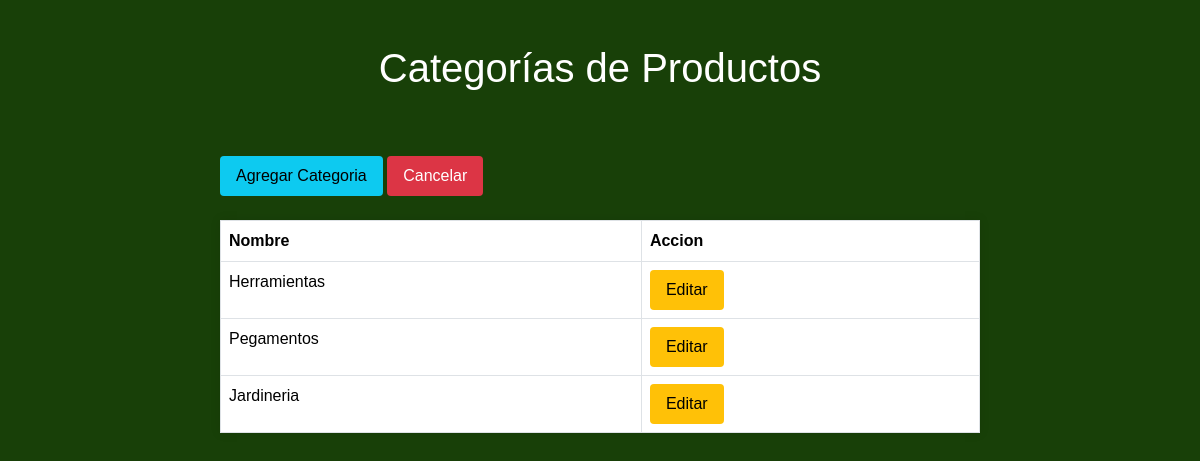
The app's page /administrador/productosCategorias/ (signed in) with its own data.
### productos/models.py (models this page shows, shortened)
class CategoriaProd(models.Model):
    nombre = models.CharField(max_length=50)
    slug = models.SlugField(unique=True, blank=True)  # SlugField permite valores en blanco
    created = models.DateTimeField(auto_now_add=True)
    updated = models.DateTimeField(auto_now_add=True)
    class Meta:
        verbose_name='categoria'
        verbose_name_plural='categorias'

### administrador/permissions.py (the view)
        def _wrapped_view(request, *args, **kwargs):
            if request.user.has_perm(permission):
                return view_func(request, *args, **kwargs)
            else:
                return HttpResponseRedirect(reverse(redirect_url))

### administrador/permissions.py (called while the page is built)
def custom_permission_required(permission, redirect_url, raise_exception=False):
    def decorator(view_func):
        def _wrapped_view(request, *args, **kwargs):
            if request.user.has_perm(permission):
                return view_func(request, *args, **kwargs)
            else:
                return HttpResponseRedirect(reverse(redirect_url))
        return _wrapped_view
    return decorator

### administrador/views.py (called while the page is built)
@custom_permission_required("auth.view_categoriaProd", redirect_url='administrador:permisoDenegado')
def categoriasProd(request):
    categoriasProd = CategoriaProd.objects.all()
    return render(request, "productosCategorias/categorias.html", {"categoriasProd": categoriasProd})

### administrador/templates/productosCategorias/categorias.html (shortened to what this page needs)
<!DOCTYPE html>
<html lang="en">
<head>
    <link href="https://cdn.jsdelivr.net/npm/bootstrap@5.3.1/dist/css/bootstrap.min.css" rel="stylesheet">
</head>
<body><br>
    <h1 style="text-align: center;">Categorías de Productos</h1>
    <div class="container"><br>
        <td>
            <a href="{% url 'administrador:productosCategoriaAdd' %}" class="btn btn-info">Agregar Categoria</a>
            <a href="{% url 'inicio:inicio' %}" class="btn btn-danger">Cancelar</a><br><br>
        </td>
        <table class="table table-bordered">
            <thead>
                <tr>
                    <th>Nombre</th>
                    <th>Accion</th>
                </tr>
            </thead>
            <tbody>
                {% for categoria in categoriasProd %}
                    <tr>
                        <td>{{ categoria.nombre }}</td>
                        <td>
                            <a href="{% url 'administrador:productosCategoriaEdit' categoria.id %}" class="btn btn-warning">Editar</a>
                        </td>
                    </tr>
                {% endfor %}
            </tbody>
        </table>
    </div>
</body>
</html>

### administrador/templates/productosCategorias/categorias.html (style rules this page uses)
body { font-family: Arial, sans-serif; margin: 0; padding: 0; background-color: rgba(24, 64, 8); }
h1 { text-align: center; padding: 20px 0; background-color: rgba(24, 64, 8); color: white; margin: 0; }
a { text-decoration: none; color: #007bff; }
.container { max-width: 800px; margin: 0 auto; padding: 20px; }
table { width: 100%; border-collapse: collapse; border: 1px solid #dee2e6; background-color: white; box-shadow: 0px 0px 10px rgba(0, 0, 0, 0.1); }
th, td { padding: 10px; text-align: left; }
th { background-color: #f2f2f2; font-weight: bold; }
.btn { padding: 8px 16px; border: none; border-radius: 4px; cursor: pointer; }

### records on screen
CategoriaProd: nombre "Herramientas"
CategoriaProd: nombre "Pegamentos"
CategoriaProd: nombre "Jardineria"
